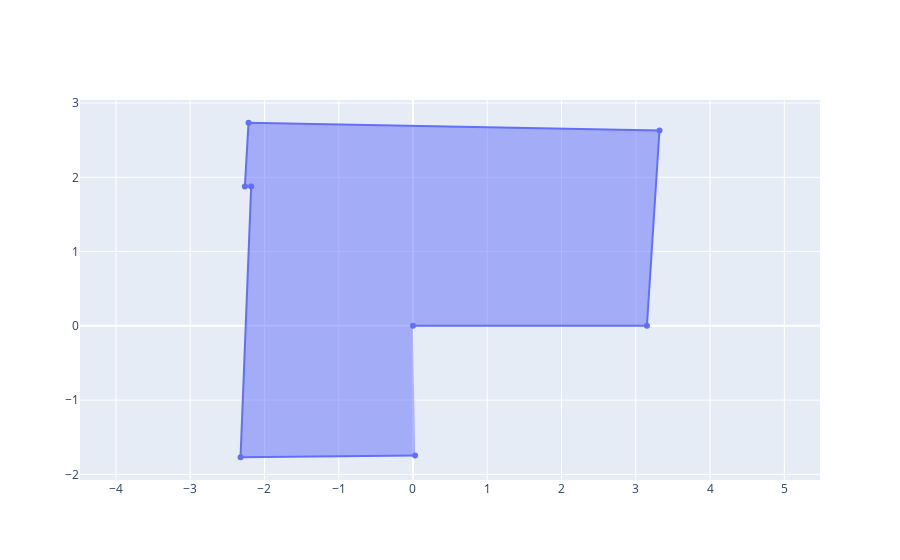

The cell this chart's notebook holds for it:
### Code cell
draw()

### Figure 1 — Plotly figure (JSON) as saved in the notebook; plotly's stock layout.template omitted (floating-point values rounded to 4 significant figures)
{"data": [{"fill": "toself", "type": "scatter", "x": [0, 3.15, 3.319, -2.214, -2.264, -2.179, -2.322, 0.02805], "y": [0, 0, 2.63, 2.735, 1.877, 1.877, -1.769, -1.745]}], "layout": {"yaxis": {"scaleanchor": "x", "scaleratio": 1}}}
